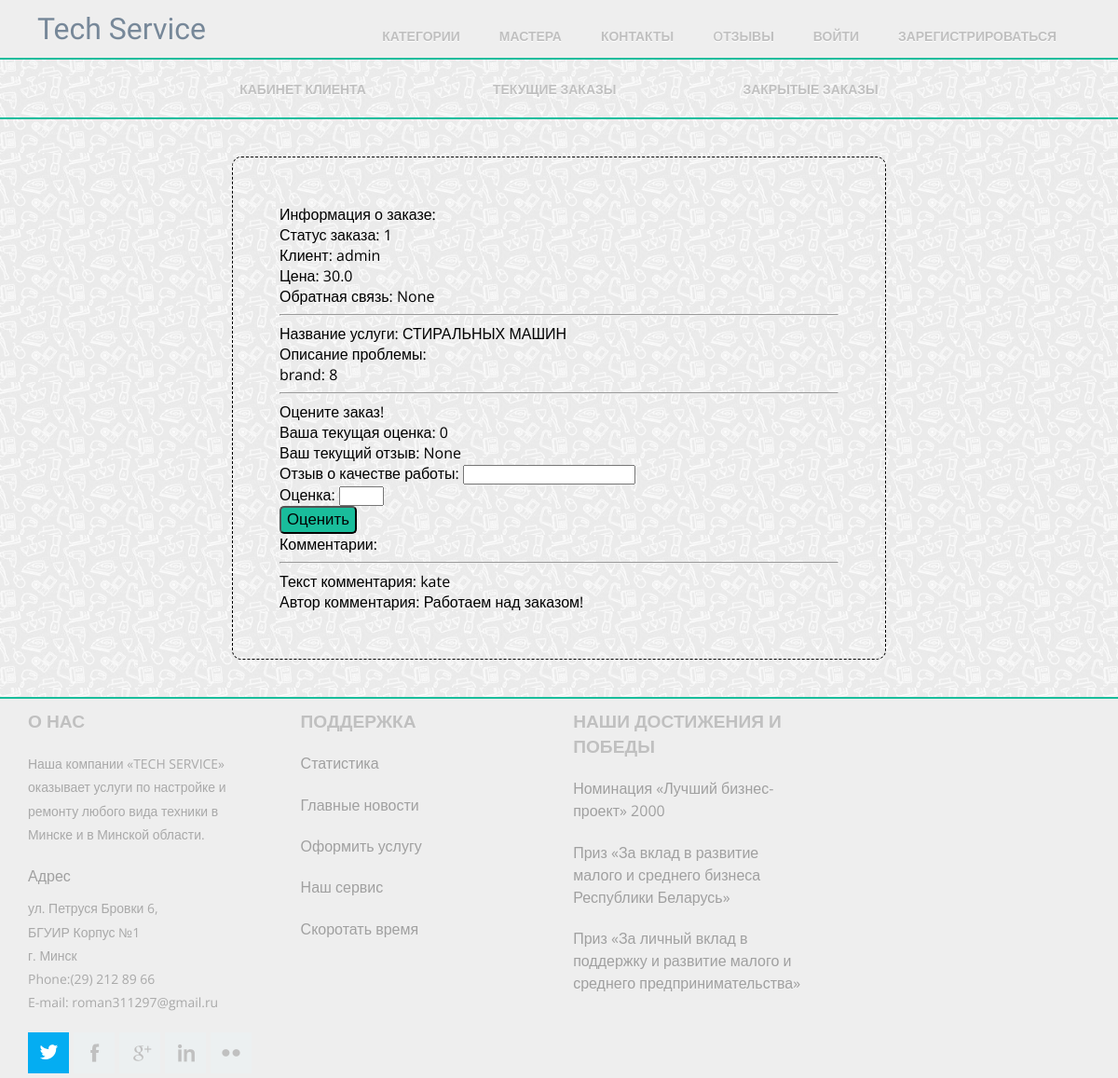
Page /client/orders/4/ on the earlier database version.
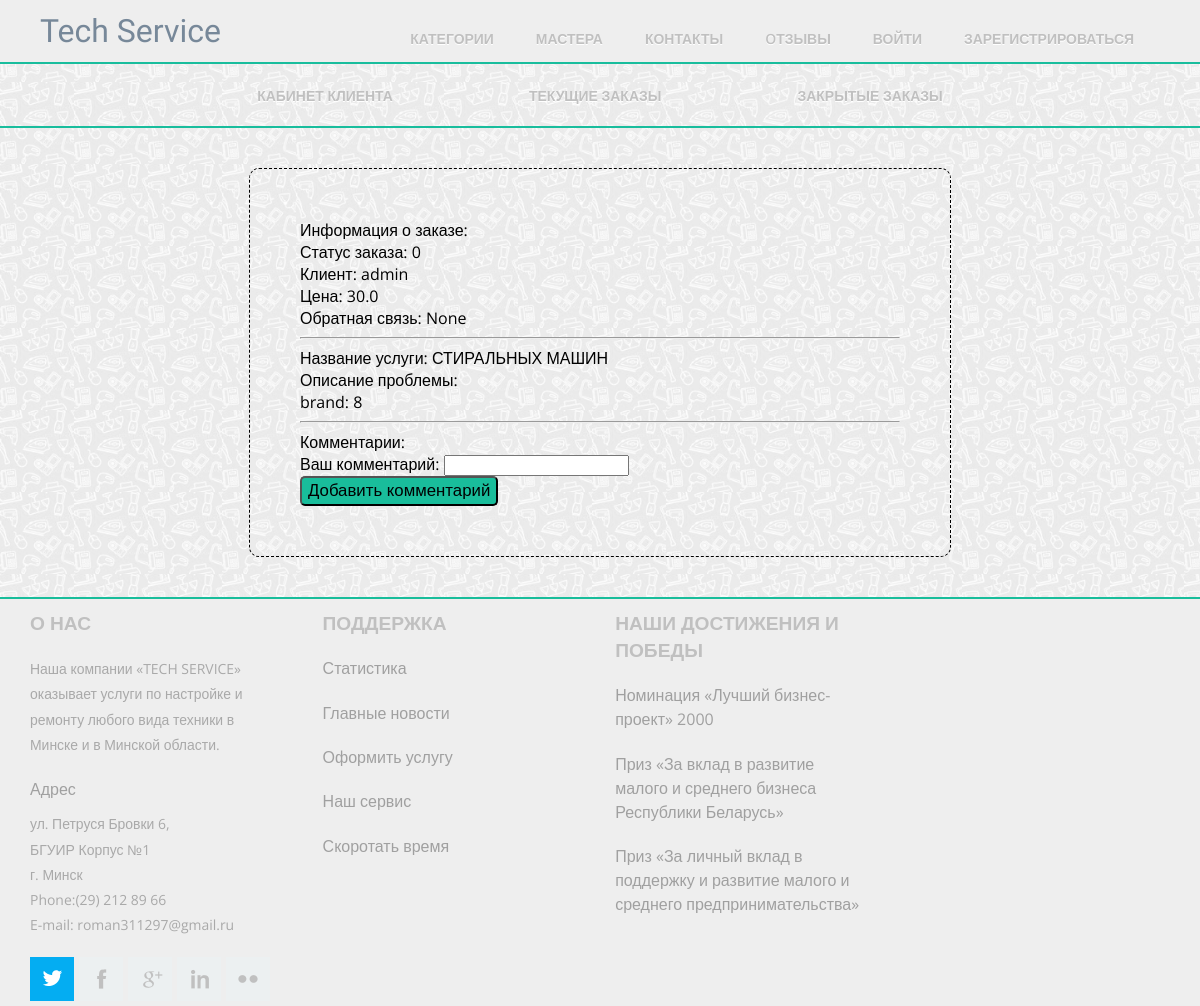
Same page on the later database version.
### master_office/models.py (models this page shows, shortened)
class Order(models.Model):
    client = models.ForeignKey(User, on_delete=models.CASCADE)
    status = models.IntegerField(default=0)
    price = models.FloatField()
    begin_date = models.DateTimeField(auto_now=True)
    end_date = models.DateTimeField(blank=True, null=True)
    expected_date = models.DateTimeField(blank=True, null=True)
    rating = models.IntegerField(default=0, blank=True, null=True)
    feedback = models.TextField(blank=True, null=True)

class OrderLine(models.Model):
    order = models.ForeignKey('Order', on_delete=models.CASCADE)
    service = models.ForeignKey(Service, on_delete=models.CASCADE)
    master = models.ForeignKey('Master', on_delete=models.CASCADE, blank=True, null=True)
    brand_name = models.CharField(max_length=20)
    device_name = models.CharField(max_length=20)
    serial_id = models.CharField(max_length=20)
    feedback = models.TextField(blank=True, null=True)
    trouble_description = models.TextField()
    status = models.IntegerField(default=0)

class Comment(models.Model):
    content = models.TextField(verbose_name="Текст комментария")
    author = models.ForeignKey(User, null=True)
    order = models.ForeignKey(Order)
    date = models.DateTimeField(auto_now=True, blank=True, null=True)

### mainApp/models.py (models this page shows, shortened)
class Service(models.Model):
    name = models.CharField(max_length=120)
    description = models.TextField()
    time = models.CharField(max_length=20, help_text="How much time service will take")
    price = models.IntegerField()
    area = models.ForeignKey('Area', on_delete=models.SET_NULL, null=True)

### client_office/views.py (the view)
# urls.py: url(r'^orders/(?P<pk>\d+)/$', 'client_office.views.order', name="client_office-detail"),
def order(request, pk=1):
    comment_form = CommentForm()
    args = {}
    order = Order.objects.get(id=pk)
    args['order'] = order
    args['comments'] = Comment.objects.filter(order=args['order'])
    args['username'] = request.user
    if order.status == 1:
        fb_form = FeedbackForm()
        args['fb_form'] = fb_form
    else:
        args['form'] = comment_form
    return render(request, 'client_office/order_detail.html', args)

### master_office/forms.py (shortened to what this page needs)
class CommentForm(forms.ModelForm):
    content = forms.CharField(label="Ваш комментарий",required=True)
    class Meta:
        model = Comment
        fields = ('content',)

### client_office/templates/client_office/order_detail.html (shortened to what this page needs)
{% extends "client_office/client_wrapper.html" %}
{% block client_content %}
<div class="order">
    Информация о заказе:
    <p>Статус заказа: {{ order.status }}</p>
    <p>Клиент: {{ order.client.first_name }}</p>
    <p>Цена: {{ order.price }}</p>
    <p>Обратная связь: {{ order.feedback }}</p>
    <hr>
    {% for line in order.orderline_set.all %}
        <p>Название услуги: {{ line.service.name }}</p>
        <p>Описание проблемы: {{ line.touble_description }}</p>
        <p>brand: {{ line.brand_name }}</p>
        <hr>
    {% endfor %}
    {% if fb_form != Null %}
        <p>Оцените заказ!</p>
        <form action="{% url 'add_feedback' order.id %} " method="post">
    <h4>Ваша текущая оценка: {{ order.rating }} </h4>
    <h4>Ваш текущий отзыв: {{ order.feedback }}</h4>
            {{ fb_form.as_p }}
            <button class="button" type="submit">Оценить</button>
        </form>
    {% endif %}
    <p>Комментарии:</p>
    {% if form != Null %}
        <form action="{% url 'addcomment' order.id %} " method="post">
            {{ form.as_p }}
            <button class="button" type="submit">Добавить комментарий</button>
        </form>
    {% endif %}
    {% for comment in order.comment_set.all %}
        <hr>
        <p>Текст комментария: {{ comment.author.username }}</p>
        <p>Автор комментария: {{ comment.content }}</p>
    {% endfor %}
</div>
{% endblock %}

Differences in the rows shown:
no longer on this page (row edited): Comment: author.username "kate", content "Работаем над заказом!"
changed Order "None": status "1" → "0"; rating "0" → (not shown); feedback "None" → (not shown)
Other differences:
text no longer shown: "Оцените заказ! Ваша текущая оценка: Ваш текущий отзыв: Отзыв о качестве работы: Оценка: Оценить"
text now shown: "Ваш комментарий: Добавить комментарий"
